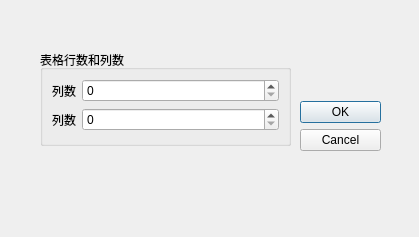
<?xml version="1.0" encoding="UTF-8"?>
<ui version="4.0">
 <class>DialogSize</class>
 <widget class="QDialog" name="DialogSize">
  <property name="geometry">
   <rect>
    <x>0</x>
    <y>0</y>
    <width>419</width>
    <height>237</height>
   </rect>
  </property>
  <property name="windowTitle">
   <string>Dialog</string>
  </property>
  <widget class="QGroupBox" name="groupBox">
   <property name="geometry">
    <rect>
     <x>40</x>
     <y>50</y>
     <width>251</width>
     <height>96</height>
    </rect>
   </property>
   <property name="title">
    <string>表格行数和列数</string>
   </property>
   <layout class="QFormLayout" name="formLayout">
    <item row="0" column="0">
     <widget class="QLabel" name="label">
      <property name="text">
       <string>列数</string>
      </property>
     </widget>
    </item>
    <item row="0" column="1">
     <widget class="QSpinBox" name="spin_row"/>
    </item>
    <item row="1" column="0">
     <widget class="QLabel" name="label_2">
      <property name="text">
       <string>列数</string>
      </property>
     </widget>
    </item>
    <item row="1" column="1">
     <widget class="QSpinBox" name="spin_col"/>
    </item>
   </layout>
  </widget>
  <widget class="QDialogButtonBox" name="buttonBox">
   <property name="geometry">
    <rect>
     <x>300</x>
     <y>60</y>
     <width>81</width>
     <height>131</height>
    </rect>
   </property>
   <property name="orientation">
    <enum>Qt::Vertical</enum>
   </property>
   <property name="standardButtons">
    <set>QDialogButtonBox::Cancel|QDialogButtonBox::Ok</set>
   </property>
   <property name="centerButtons">
    <bool>true</bool>
   </property>
  </widget>
 </widget>
 <resources/>
 <connections>
  <connection>
   <sender>buttonBox</sender>
   <signal>accepted()</signal>
   <receiver>DialogSize</receiver>
   <slot>accept()</slot>
   <hints>
    <hint type="sourcelabel">
     <x>248</x>
     <y>254</y>
    </hint>
    <hint type="destinationlabel">
     <x>157</x>
     <y>274</y>
    </hint>
   </hints>
  </connection>
  <connection>
   <sender>buttonBox</sender>
   <signal>rejected()</signal>
   <receiver>DialogSize</receiver>
   <slot>reject()</slot>
   <hints>
    <hint type="sourcelabel">
     <x>316</x>
     <y>260</y>
    </hint>
    <hint type="destinationlabel">
     <x>286</x>
     <y>274</y>
    </hint>
   </hints>
  </connection>
 </connections>
</ui>
